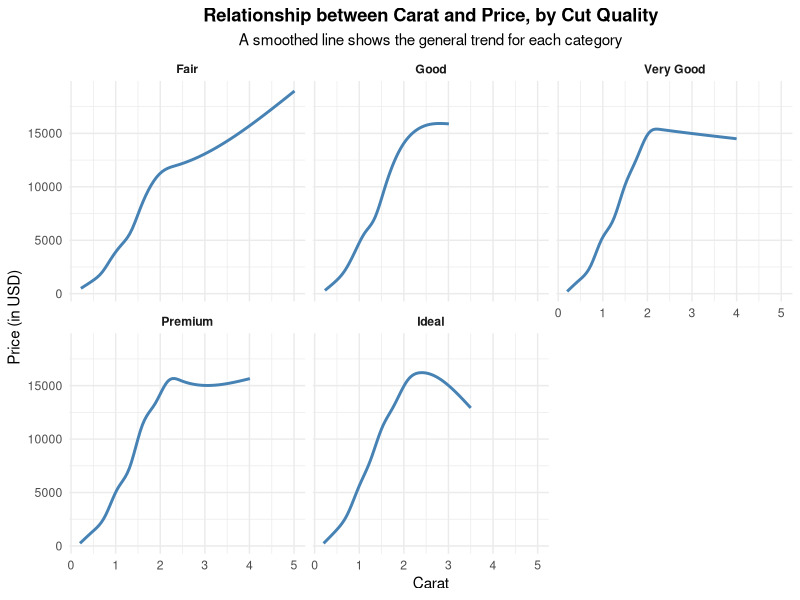

Recreate this plot in R.
# Load the ggplot2 library, which contains the diamonds dataset and plotting functions.
# If you don't have it installed, run: install.packages("ggplot2")
library(ggplot2)

# Create the plot
# We initialize the plot with the 'diamonds' dataset.
# We map 'carat' to the x-axis and 'price' to the y-axis.
ggplot(diamonds, aes(x = carat, y = price)) +

  # Add a smoothed conditional mean line to each facet.
  # The 'se = FALSE' argument hides the confidence interval ribbon for a cleaner look.
  geom_smooth(se = FALSE, color = "steelblue") +

  # Create a separate plot for each category in the 'cut' variable.
  # The '~' formula indicates that we are faceting by the 'cut' column.
  # 'ncol = 3' arranges the facets into 3 columns.
  facet_wrap(~ cut, ncol = 3) +

  # Add informative labels and a title to the plot for clarity.
  labs(
    title = "Relationship between Carat and Price, by Cut Quality",
    subtitle = "A smoothed line shows the general trend for each category",
    x = "Carat",
    y = "Price (in USD)"
  ) +

  # Apply a clean, minimal theme to the plot.
  theme_minimal() +

  # Customize theme elements for better readability.
  theme(
    plot.title = element_text(hjust = 0.5, face = "bold"),
    plot.subtitle = element_text(hjust = 0.5),
    strip.text = element_text(face = "bold") # Make facet labels bold
  )

